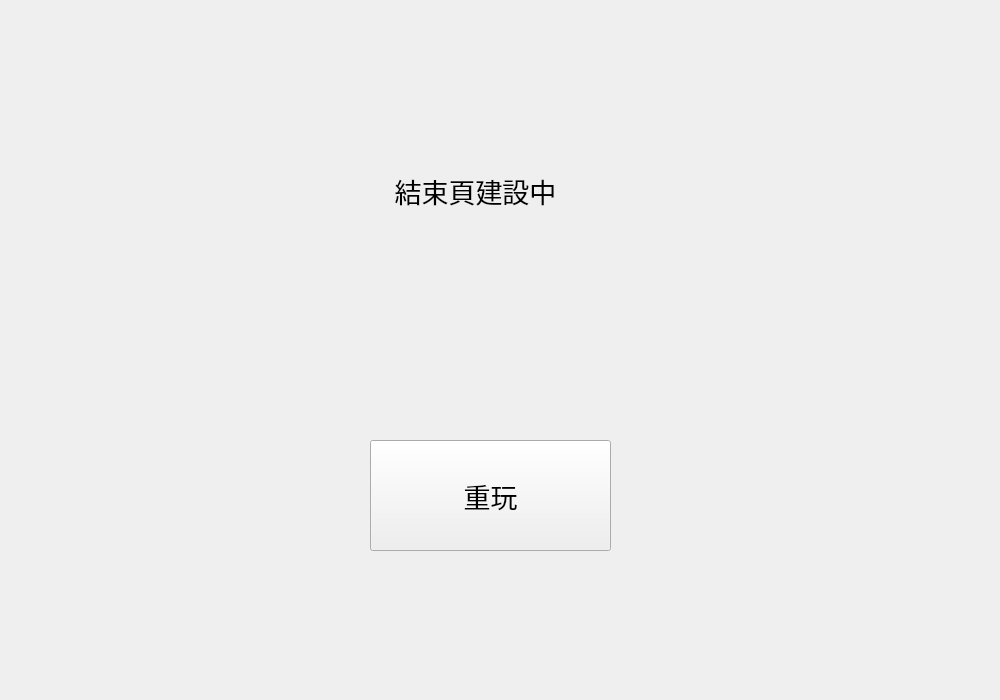
<?xml version="1.0" encoding="UTF-8"?>
<ui version="4.0">
 <class>OutroWidget</class>
 <widget class="QWidget" name="OutroWidget">
  <property name="geometry">
   <rect>
    <x>0</x>
    <y>0</y>
    <width>1000</width>
    <height>700</height>
   </rect>
  </property>
  <property name="windowTitle">
   <string>Form</string>
  </property>
  <widget class="QLabel" name="tempLabel">
   <property name="geometry">
    <rect>
     <x>280</x>
     <y>160</y>
     <width>391</width>
     <height>61</height>
    </rect>
   </property>
   <property name="font">
    <font>
     <family>Microsoft JhengHei</family>
     <pointsize>20</pointsize>
    </font>
   </property>
   <property name="text">
    <string>結束頁建設中</string>
   </property>
   <property name="alignment">
    <set>Qt::AlignmentFlag::AlignCenter</set>
   </property>
  </widget>
  <widget class="QPushButton" name="replayButton">
   <property name="geometry">
    <rect>
     <x>370</x>
     <y>440</y>
     <width>241</width>
     <height>111</height>
    </rect>
   </property>
   <property name="font">
    <font>
     <family>Microsoft JhengHei</family>
     <pointsize>20</pointsize>
    </font>
   </property>
   <property name="text">
    <string>重玩</string>
   </property>
  </widget>
 </widget>
 <resources/>
 <connections/>
</ui>
